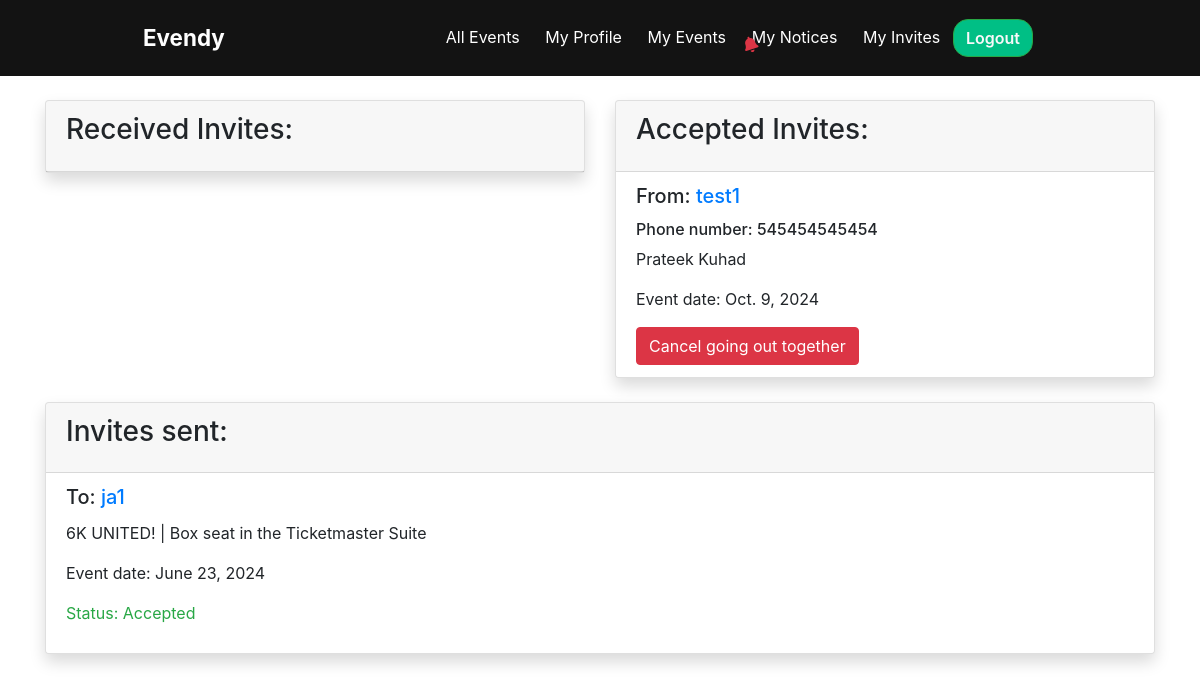
The app's page /invites-list/ (signed in) with its own data.
### notices/models.py (models this page shows)
class Invitation(models.Model):
    sender = models.ForeignKey(Profile, on_delete=models.CASCADE, related_name='inv_sender')
    recipient = models.ForeignKey(Profile, on_delete=models.CASCADE, related_name='inv_recipient')
    event = models.ForeignKey(Event, on_delete=models.CASCADE)
    is_accepted = models.BooleanField(default=False)
    is_canceled = models.BooleanField(default=False)
    created_at = models.DateTimeField(default=timezone.now)

### evendy/models.py (models this page shows, shortened)
class Profile(models.Model):
    user = models.OneToOneField(User, on_delete=models.CASCADE)
    date_of_birth = models.DateField(null=True, blank=True)
    profile_image = models.ImageField(default='profile_pics/profile_default.jpg', upload_to='profile_pics')
    description = models.TextField(blank=True)
    phone_number = models.CharField(max_length=13)
    user_planned_events = models.ManyToManyField('Event', through='UserPlannedEvent')
    user_notices = models.ManyToManyField('notices.Notice', related_name='user_notices', blank=True)
    user_invitations = models.ManyToManyField('notices.Invitation', related_name='user_invitations', blank=True)
    def __str__(self):
        return f'{self.user}'

class Event(models.Model):
    title = models.CharField(max_length=100)
    date = models.DateField()
    time = models.TimeField(null=True)
    place = models.CharField(max_length=250)
    image = models.URLField(default='event_pics/event_default.jpg')
    attendees_looking_for_company = models.ManyToManyField(Profile, related_name='events_who_is_looking_for_company')
    def __str__(self):
        return f'{self.title}'

### notices/views.py (the view)
# urls.py: path('invites-list/', notices_views.invites_list, name='invites_list'),
def invites_list(request):
    invites_for_user = Invitation.objects.filter(recipient=request.user.profile)
    invites_sent_from_user = Invitation.objects.filter(sender=request.user.profile)
    return render(request, 'notices/user_invites.html', {'invites_for_user': invites_for_user, 'invites_sent_from_user': invites_sent_from_user})

### evendy/templatetags/evendy_custom_tags.py (called while the page is built)
@register.filter
def has_unread_notif(user):
    notifications = Notice.objects.filter(recipient=user, is_read=False)
    if notifications.exists():
        return True
    return False

### notices/templates/notices/user_invites.html (shortened to what this page needs)
{% extends 'evendy/base.html' %}
{% block content %}
<div class="row">
    <div class="col-md-6">
        <div class="card shadow">
            <div class="card-header">
                <h3 class="card-title">Received Invites:</h3>
            </div>
        </div>
    </div>
    <div class="col-md-6">
        <div class="card shadow">
            <div class="card-header">
                <h3 class="card-title">Accepted Invites:</h3>
            </div>
            <ul class="list-group list-group-flush">
                {% for invite in invites_for_user %}
                {% if invite.is_accepted %}
                <li class="list-group-item">
                    <h5 class="card-title">From:<a href="{% url 'profile_details' invite.sender.user.id %}"> {{ invite.sender }}</a></h5>
                    <h6>Phone number: {{ invite.sender.phone_number }}</h6>
                    <p>{{ invite.event }}</p>
                    <p>Event date: {{ invite.event.date }}</p>
                    <form method="POST"
                          action="{% url 'cancel_going_out_together' invite.id invite.sender.id invite.event.id %}">
                        <button type="submit" class="btn btn-danger">Cancel going out together</button>
                    </form>
                </li>
                {% endif %}
                {% endfor %}
            </ul>
        </div>
    </div>
</div>
<div class="row pt-4 pb-4">
    <div class="col-md-12">
        <div class="card shadow ">
            <div class="card-header">
                <h3 class="card-title">Invites sent:</h3>
            </div>
                 <ul class="list-group list-group-flush scrollable-invites-list" style="max-height: 500px; overflow-y: auto">
                {% for invite in invites_sent_from_user %}
                <li class="list-group-item">
                    <h5 class="card-title">To:<a href="{% url 'profile_details' invite.recipient.user.id %}"> {{ invite.recipient }}</a></h5>
                    <p>{{ invite.event }}</p>
                    <p>Event date: {{ invite.event.date }}</p>
                    {% if invite.is_accepted == True %}
                        <p class="text-success">Status: Accepted</p>
                    {% else %}
                        <p>Status: <span class="text-primary">Waiting</span></p>
                    {% endif %}
                </li>
                {% endfor %}
            </ul>
        </div>
    </div>
</div>
{% endblock %}

### evendy/static/evendy/base.css (style rules this page uses)
* { margin: 0; padding: 0; box-sizing: border-box; }
body { padding-top: 100px; }

### records on screen
Invitation: sender "test1", sender.phone_number "545454545454", event "Prateek Kuhad", event "Oct. 9, 2024"
Invitation: recipient "ja1", event "6K UNITED! | Box seat in the Ticketmaster Suite", event "June 23, 2024", is_accepted "Status: Accepted"
